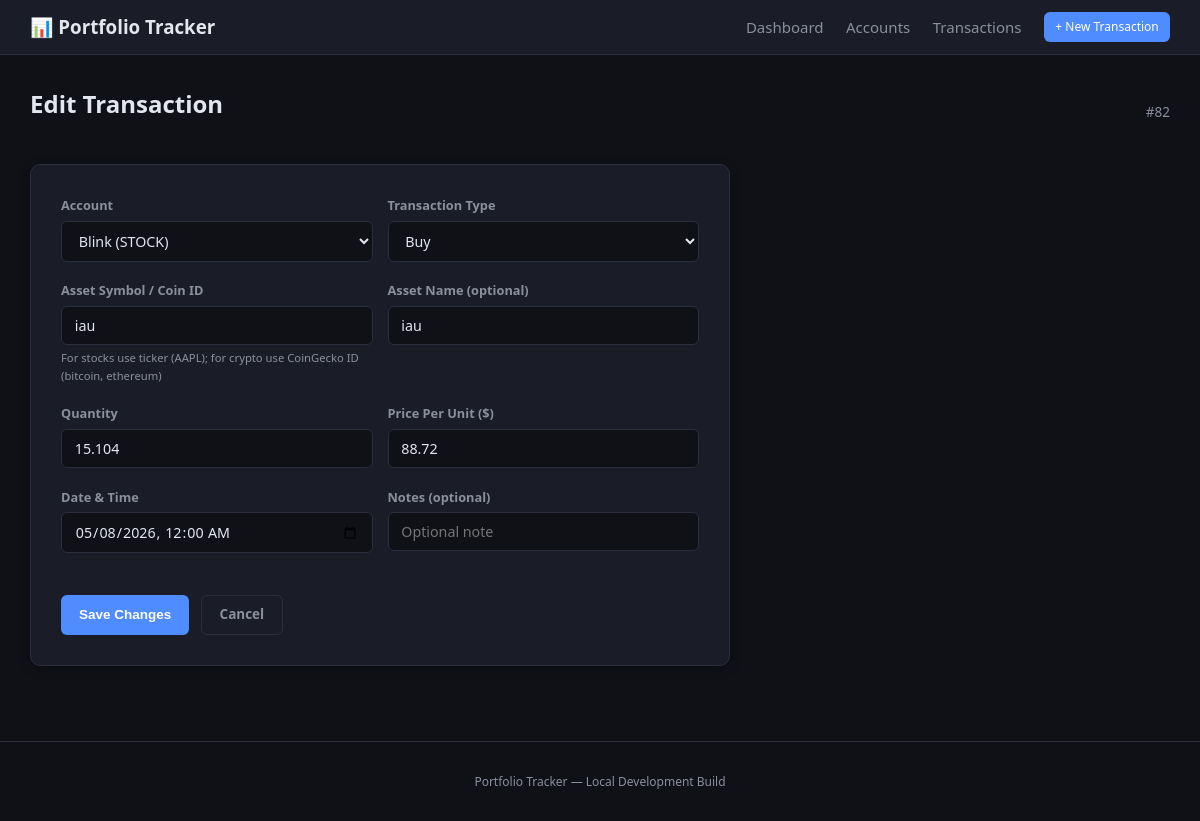
The page /transactions/82/edit on the database its author committed.
### app/models/transaction.py (models this page shows, shortened)
class Transaction(db.Model):
    __tablename__ = "transactions"
    id = db.Column(db.Integer, primary_key=True)
    account_id = db.Column(
        db.Integer, db.ForeignKey("accounts.id"), nullable=False
    )
    tx_type = db.Column(db.String(20), nullable=False)
    asset_symbol = db.Column(db.String(40), nullable=True)
    asset_name = db.Column(db.String(120), nullable=True)
    quantity = db.Column(db.Float, nullable=True)
    price_per_unit = db.Column(db.Float, nullable=True)
    total_amount = db.Column(db.Float, nullable=False, default=0.0)
    timestamp = db.Column(
        db.DateTime,
        nullable=False,
        default=lambda: datetime.now(timezone.utc),
    )
    notes = db.Column(db.Text, nullable=True)

### app/routes/transactions.py (the view, shortened to what this page needs)
@transactions_bp.route("/<int:tx_id>/edit", methods=["GET", "POST"])
def edit_transaction(tx_id):
    tx = db.session.get(Transaction, tx_id)
    if not tx:
        flash("Transaction not found.", "error")
        return redirect(url_for("transactions.list_transactions"))
    accounts = Account.query.order_by(Account.name).all()
    ts_str = tx.timestamp.strftime("%Y-%m-%dT%H:%M") if tx.timestamp else ""
    data = {
        "account_id": str(tx.account_id),
        "tx_type": tx.tx_type,
        "asset_symbol": tx.asset_symbol or "",
        "asset_name": tx.asset_name or "",
        "quantity": str(tx.quantity) if tx.quantity is not None else "",
        "price_per_unit": str(tx.price_per_unit) if tx.price_per_unit is not None else "",
        "total_amount": str(tx.total_amount) if tx.total_amount is not None else "",
        "timestamp": ts_str,
        "notes": tx.notes or "",
    }
    return render_template("edit_transaction.html", accounts=accounts, data=data, tx=tx)

### app/templates/edit_transaction.html (shortened to what this page needs)
{% extends "base.html" %}
{% block content %}
<div class="page-header">
    <h1>Edit Transaction</h1>
    <span class="muted" style="font-size:0.9rem;">#{{ tx.id }}</span>
</div>
<form method="POST" action="{{ url_for('transactions.edit_transaction', tx_id=tx.id) }}" class="form-card" id="txForm">
    <div class="form-row">
        <div class="form-group">
            <label for="account_id">Account</label>
            <select id="account_id" name="account_id" required>
                {% for acct in accounts %}
                <option value="{{ acct.id }}"
                        data-type="{{ acct.account_type }}"
                        {{ 'selected' if (data.get('account_id')|string) == (acct.id|string) else '' }}>
                    {{ acct.name }} ({{ acct.account_type | upper }})
                </option>
                {% endfor %}
            </select>
        </div>
        <div class="form-group">
            <label for="tx_type">Transaction Type</label>
            <select id="tx_type" name="tx_type" required>
                <option value="buy" {{ 'selected' if data.get('tx_type') == 'buy' else '' }}>Buy</option>
            </select>
        </div>
    </div>
    <div id="assetFields" class="form-row hidden">
        <div class="form-group">
            <label for="asset_symbol">Asset Symbol / Coin ID</label>
            <input type="text" id="asset_symbol" name="asset_symbol"
                   value="{{ data.get('asset_symbol', '') }}"
                   placeholder="e.g. AAPL, bitcoin">
            <small class="form-help">For stocks use ticker (AAPL); for crypto use CoinGecko ID (bitcoin, ethereum)</small>
        </div>
        <div class="form-group">
            <label for="asset_name">Asset Name (optional)</label>
            <input type="text" id="asset_name" name="asset_name"
                   value="{{ data.get('asset_name', '') }}"
                   placeholder="e.g. Apple Inc.">
        </div>
    </div>
    <div id="qtyPriceFields" class="form-row hidden">
        <div class="form-group">
            <label for="quantity">Quantity</label>
            <input type="number" id="quantity" name="quantity" step="any" min="0.00000001"
                   value="{{ data.get('quantity', '') }}">
        </div>
        <div class="form-group">
            <label for="price_per_unit">Price Per Unit ($)</label>
            <input type="number" id="price_per_unit" name="price_per_unit" step="any" min="0"
                   value="{{ data.get('price_per_unit', '') }}">
        </div>
    </div>
    <div class="form-row">
        <div class="form-group">
            <label for="timestamp">Date & Time</label>
            <input type="datetime-local" id="timestamp" name="timestamp"
                   value="{{ data.get('timestamp', '') }}">
        </div>
        <div class="form-group">
            <label for="notes">Notes (optional)</label>
            <input type="text" id="notes" name="notes"
                   value="{{ data.get('notes', '') }}"
                   placeholder="Optional note">
        </div>
    </div>
    <div class="form-actions">
        <button type="submit" class="btn btn-primary">Save Changes</button>
        <a href="{{ url_for('transactions.list_transactions') }}" class="btn btn-outline">Cancel</a>
    </div>
</form>
{% endblock %}

### app/static/css/style.css (style rules this page uses)
*, *::before, *::after { box-sizing: border-box; margin: 0; padding: 0; }
:root { --bg: #0f1117; --bg-card: #1a1d27; --bg-card-hover: #22263a; --border: #2a2e3f; --text: #e4e6ed; --text-muted: #8a8f9e; --primary: #4f8cff; --primary-hover: #3a74e0; --green: #22c55e; --green-bg: rgba(34, 197, 94, 0.12); --red: #ef4444; --red-bg: rgba(239, 68, 68, 0.12); --yellow: #eab308; --font: 'Segoe UI', -apple-system, BlinkMacSystemFont, sans-serif; --mono: 'Cascadia Code', 'Fira Code', 'Consolas', monospace; --radius: 10px; --radius-sm: 6px; --shadow: 0 2px 12px rgba(0,0,0,0.3); }
html { font-size: 15px; }
body { font-family: var(--font); background: var(--bg); color: var(--text); line-height: 1.6; min-height: 100vh; }
a { color: var(--primary); text-decoration: none; }
.btn { display: inline-block; padding: 0.55rem 1.2rem; border-radius: var(--radius-sm); font-weight: 600; font-size: 0.9rem; cursor: pointer; border: none; transition: background 0.15s, transform 0.1s; text-decoration: none; }
.btn-primary { background: var(--primary); color: #fff; }
.btn-outline { background: transparent; border: 1px solid var(--border); color: var(--text-muted); }
.page-header { display: flex; align-items: center; justify-content: space-between; margin-bottom: 1.5rem; }
.page-header h1 { font-size: 1.6rem; }
h1 { font-size: 1.6rem; margin-bottom: 1.2rem; }
.muted { color: var(--text-muted); }
.form-card { background: var(--bg-card); border: 1px solid var(--border); border-radius: var(--radius); padding: 2rem; max-width: 700px; box-shadow: var(--shadow); }
.form-group { margin-bottom: 1.25rem; }
.form-group label { display: block; font-size: 0.85rem; font-weight: 600; color: var(--text-muted); margin-bottom: 0.35rem; }
.form-group input, .form-group select, .form-group textarea { width: 100%; padding: 0.6rem 0.85rem; background: var(--bg); border: 1px solid var(--border); border-radius: var(--radius-sm); color: var(--text); font-size: 0.95rem; font-family: var(--font); transition: border-color 0.15s; }
.form-help { display: block; font-size: 0.75rem; color: var(--text-muted); margin-top: 0.25rem; }
.form-row { display: grid; grid-template-columns: 1fr 1fr; gap: 1rem; }
.form-actions { display: flex; gap: 0.75rem; margin-top: 1.5rem; }

### rows shown on the page
Transaction: id "82", asset_symbol "iau", asset_name "iau"

### other values the page prints
form field account_id "Blink (STOCK)"
